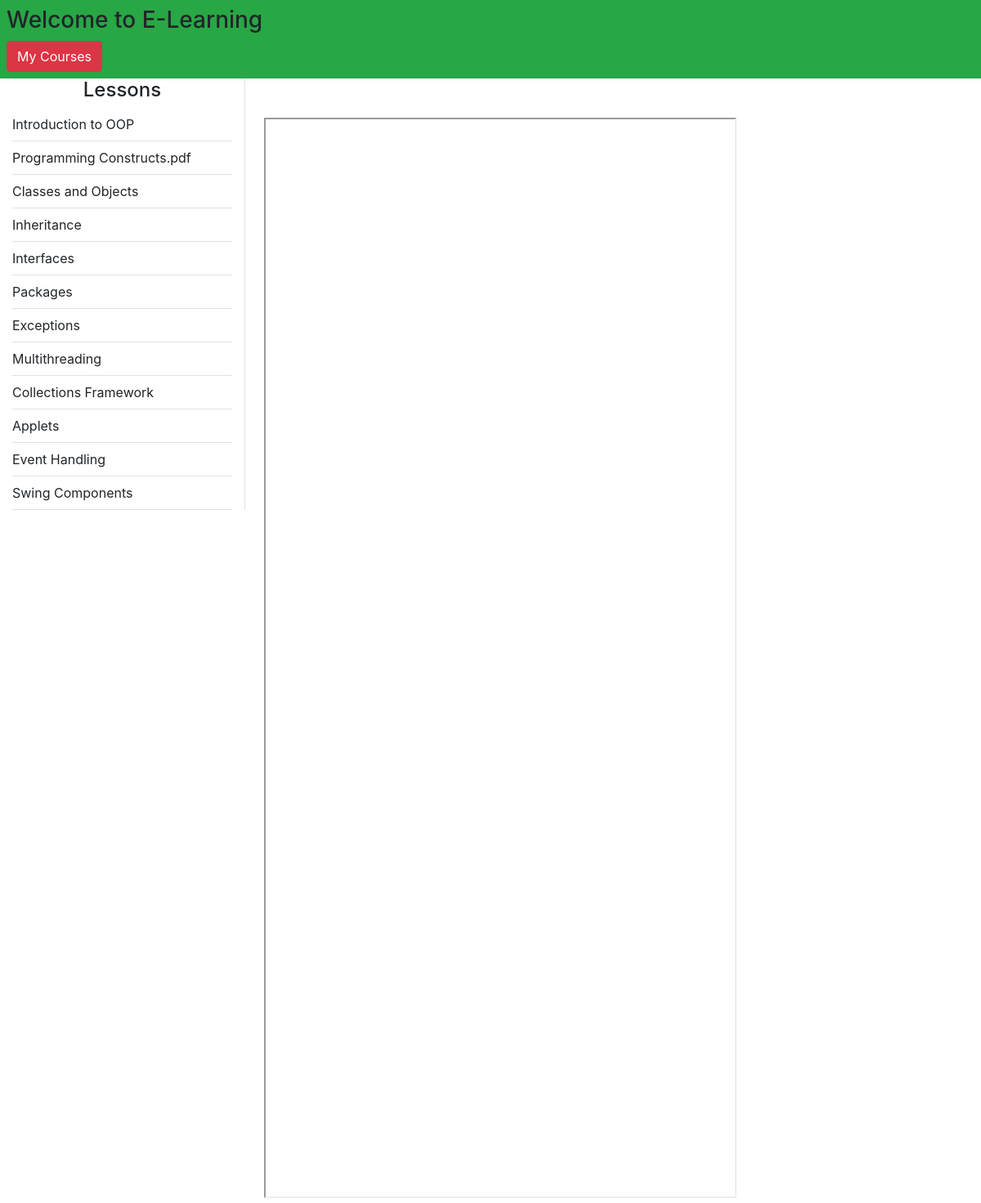
The app's page /elearningmini/Student/watchcourse.php?course_id=1 (signed in) with its own data.
### tables this page shows
CREATE TABLE `lesson` (
  `lesson_id` int(11) NOT NULL,
  `lesson_name` text NOT NULL,
  `lesson_desc` text NOT NULL,
  `lesson_link` text NOT NULL,
  `course_id` int(11) NOT NULL,
  `course_name` text NOT NULL
);

### elearningmini/Student/watchcourse.php (the view, shortened to what this page needs)
<?php
include('../dbConnection.php');
?>
<!DOCTYPE html>
<html lang="en">
<head>
 <link rel="stylesheet" href="../css/bootstrap.min.css">
 <link rel="stylesheet" href="../css/all.min.css">
 <link rel="stylesheet" href="../css/stustyle.css">
</head>
<body>
   <div class="container-fluid bg-success p-2" >
    <h3>Welcome to E-Learning</h3>
    <a class="btn btn-danger" href="./myCourse.php">My Courses</a>
   </div>
   <div class="container-fluid">
    <div class="row">
     <div class="col-sm-3 border-right">
       <h4 class="text-center">Lessons</h4>
       <ul id="playlist" class="nav flex-column">
          <?php
             if(isset($_GET['course_id'])){
              $course_id = $_GET['course_id'];
              $sql = "SELECT * FROM lesson WHERE course_id = '$course_id'";
              $result = $conn->query($sql);
              if($result->num_rows > 0){
               while($row = $result->fetch_assoc()){
                echo '<li class="nav-item border-bottom py-2" movieurl='.$row['lesson_link'].' style="cursor: pointer;">'. $row['lesson_name'] .'</li>';
               }
              }
             }
          ?>
       </ul>
     </div>
     <div class="col-sm-8">
        <iframe id="videoarea" src="" width="450%" height="250%" class="mt-5 w-75 ml-2" controls>
        </iframe>
     </div>
    </div>
   </div>
</body>
</html>

### records on screen
lesson: lesson_name "Introduction to OOP"
lesson: lesson_name "Programming Constructs.pdf"
lesson: lesson_name "Classes and Objects"
lesson: lesson_name "Inheritance"
lesson: lesson_name "Interfaces"
lesson: lesson_name "Packages"
lesson: lesson_name "Exceptions"
lesson: lesson_name "Multithreading"
lesson: lesson_name "Collections Framework"
lesson: lesson_name "Applets"
lesson: lesson_name "Event Handling"
lesson: lesson_name "Swing Components"
